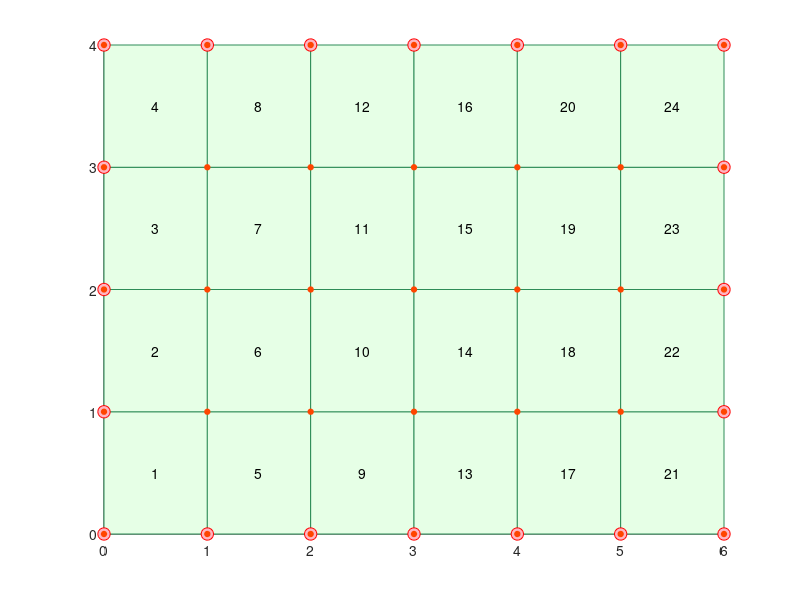

This chart was generated by the following MATLAB code: (Note: this script raises an error after producing the figure.)
%% Finite Element Analysis of Rectangular Slab
% #md
% # Finite Element Analysis of Rectangular Slab
% #endmd
%' ---
% #md
% ## Input data
% #endmd
% #img https://calcpad.eu/media/mechanics/elastic/slab.png
a = 6; b = 4; t = 0.1; q = 10; E = 35000; nu = 0.15;
%' Slab dimensions - @a m, @b m
%' Thickness - @t m
%' Load - @q kN/m²
%' Modulus of elasticity - @E MPa
%' Poisson's ratio - @nu

%% Finite element mesh
% #md
% ## Finite element mesh
% #endmd
n = 16;
%' We will use rectangular finite element with @n DOFs
n_a = 6; n_b = 4;
%' Number of elements along a and b - @n_a, @n_b
n_e = n_a*n_b           %' Total number of elements
n_j = (n_a + 1)*(n_b + 1)   %' Total number of joints
a_1 = a/n_a             %' Element dimensions (m)
b_1 = b/n_b
n_s = 2*(n_a + n_b)     %' Supported joints count

x_j = zeros(n_j, 1); y_j = zeros(n_j, 1);
x = 0; y = 0;
for j = 1:n_j
    x_j(j) = x;
    y_j(j) = y;
    y = y + b_1;
    if y > b + 1e-9
        y = 0;
        x = x + a_1;
    end
end
e_j = zeros(n_e, 4);
for i_a = 1:n_a
    for i_b = 1:n_b
        e = i_b + n_b*(i_a - 1);
        j = e + i_a - 1;
        e_j(e, 1) = j;
        e_j(e, 2) = j + n_b + 1;
        e_j(e, 3) = j + n_b + 2;
        e_j(e, 4) = j + 1;
    end
end
s_j = zeros(n_s, 1);
i_s = 0;
for i = 1:n_a + 1
    i_s = i_s + 1;
    s_j(i_s) = (n_b + 1)*i - n_b;
end
for i = 1:n_a + 1
    i_s = i_s + 1;
    s_j(i_s) = (n_b + 1)*i;
end
for i = 2:n_b
    i_s = i_s + 1;
    s_j(i_s) = i;
end
for i = 2:n_b
    i_s = i_s + 1;
    s_j(i_s) = n_a*(n_b + 1) + i;
end

%' Joint coordinates (m)
x_j'
y_j'
%' Numbers of elements joints
e_j'
%' Supported joints
s_j'

figure; hold on;
for e = 1:n_e
    k = e_j(e, :);
    patch(x_j(k), y_j(k), [0.9 1 0.9], 'EdgeColor', [0.18 0.55 0.34]);
    text(mean(x_j(k)), mean(y_j(k)), num2str(e), 'HorizontalAlignment', 'center');
end
plot(x_j(s_j), y_j(s_j), 'o', 'MarkerFaceColor', [1 0.71 0.76], 'MarkerEdgeColor', 'r', 'MarkerSize', 9);
plot(x_j, y_j, 'o', 'MarkerFaceColor', [1 0.27 0], 'MarkerEdgeColor', [1 0.27 0], 'MarkerSize', 4);
text(x_j + 0.08, y_j + 0.12, (1:n_j)');
axis equal; axis off;

%% Finite element formulation
% #md
% ## Finite element formulation
% **Shape functions**
% #endmd
%' Base functions, first and second derivatives along a dimension of length l (ξ = x/l):
Phi   = @(x, l) [1 - x^2*(3 - 2*x), x*l*(1 - x*(2 - x)), x^2*(3 - 2*x), x^2*l*(-1 + x)]
dPhi  = @(x, l) [-6*(x/l)*(1 - x), 1 - x*(4 - 3*x), 6*(x/l)*(1 - x), -x*(2 - 3*x)]
ddPhi = @(x, l) [-(6/l^2)*(1 - 2*x), -(2/l)*(2 - 3*x), 6/l^2*(1 - 2*x), -(2/l)*(1 - 3*x)]
%' Each of the 16 shape functions is a product N = Φ_ia(ξ)·Φ_ib(η). Per joint: w, θ_x, θ_y, ψ;
%' joints 1 = (0,0), 2 = (1,0), 3 = (1,1), 4 = (0,1). Index of Φ along a (i_a) and along b (i_b):
i_a = [1 2 1 2 3 4 3 4 3 4 3 4 1 2 1 2]
i_b = [1 1 2 2 1 1 2 2 3 3 4 4 3 3 4 4]
N = @(xi, eta) Phi(xi, a_1)(i_a).*Phi(eta, b_1)(i_b);

% #md
% **Constitutive matrix** (stress - strain relationship)
% #endmd
D = E*1000*t^3/(12*(1 - nu^2))*[1, nu, 0; nu, 1, 0; 0, 0, (1 - nu)/2]

% #md
% **Strain-displacement matrix**
% #endmd
%' B = [ Φ″_ia(ξ)·Φ_ib(η) ;  Φ_ia(ξ)·Φ″_ib(η) ;  2·Φ′_ia(ξ)·Φ′_ib(η) ]
B = @(xi, eta) [ddPhi(xi, a_1)(i_a).*Phi(eta, b_1)(i_b); ...
                Phi(xi, a_1)(i_a).*ddPhi(eta, b_1)(i_b); ...
                2*dPhi(xi, a_1)(i_a).*dPhi(eta, b_1)(i_b)];

%' The elements of the stiffness matrix will be calculated by using the equation
%' K_e = a_1·b_1·∫₀¹∫₀¹ B(ξ; η)ᵀ·D·B(ξ; η) dξ dη
%' The integrand is a polynomial of degree ≤ 6 in ξ and in η: Gauss-Legendre with
%' 4 points per direction integrates it exactly.
g_x = ([-0.861136311594053, -0.339981043584856, 0.339981043584856, 0.861136311594053] + 1)/2;
g_w = [0.347854845137454, 0.652145154862546, 0.652145154862546, 0.347854845137454]/2;
K_e = zeros(n, n); F_e = zeros(n, 1);
for i = 1:4
    for k = 1:4
        B_g = B(g_x(i), g_x(k));
        K_e = K_e + a_1*b_1*g_w(i)*g_w(k)*(B_g'*D*B_g);
        F_e = F_e + a_1*b_1*g_w(i)*g_w(k)*q*N(g_x(i), g_x(k))';
    end
end
% #md
% **Element stiffness matrix**
% #endmd
K_e
%' Element load vector (kN)
%' F_e = a_1·b_1·∫₀¹∫₀¹ N(ξ; η)ᵀ·q dξ dη
F_e'

%% Solution
% #md
% ## Solution
% #endmd
k_1 = n/4;
n_g = k_1*n_j;
K = zeros(n_g, n_g); F = zeros(n_g, 1);
for e = 1:n_e
    g = zeros(1, n);
    for i = 1:4
        g(k_1*(i - 1) + (1:k_1)) = k_1*(e_j(e, i) - 1) + (1:k_1);
    end
    K(g, g) = K(g, g) + K_e;
    F(g) = F(g) + F_e;
end
%' Addition of supports (penalty k_s on w, and on the rotation along the edge)
k_s = 1e20;
for i = 1:n_s
    j = k_1*(s_j(i) - 1) + 1;
    K(j, j) = K(j, j) + k_s;
    if y_j(s_j(i)) == 0 || y_j(s_j(i)) == b
        K(j + 1, j + 1) = K(j + 1, j + 1) + k_s;
    end
    if x_j(s_j(i)) == 0 || x_j(s_j(i)) == a
        K(j + 2, j + 2) = K(j + 2, j + 2) + k_s;
    end
end
%' Global stiffness matrix: @n_g × @n_g
%' Global load vector (kN)
F'
%' Solution of the system of equations (mm)
Z = 1000*(K \ F);
Z'

%% Results
% #md
% ## Results
% #endmd
%' Joint displacements (mm)
W_z = zeros(n_a + 1, n_b + 1);
for i = 1:n_a + 1
    for k = 1:n_b + 1
        W_z(i, k) = round(Z(4*((i - 1)*(n_b + 1) + k) - 3)*1000)/1000;
    end
end
W_z'
[X_g, Y_g] = meshgrid(0:a_1:a, 0:b_1:b);
[X_f, Y_f] = meshgrid(linspace(0, a, 61), linspace(0, b, 41));
figure; contourf(X_f, Y_f, interp2(X_g, Y_g, -W_z', X_f, Y_f, 'spline'), 20, 'LineStyle', 'none');
colorbar; colormap(flipud(jet)); axis equal; title('w (mm)');
w_c = W_z(n_a/2 + 1, n_b/2 + 1);
%' w(a/2; b/2) = @w_c mm

%' Bending moments
Z_e = @(e) Z(reshape(k_1*(e_j(e, :) - 1) + (1:k_1)', 1, []))/1000;
M_j = zeros(3, n_j); c_j = zeros(n_j, 1);
for e = 1:n_e
    z = Z_e(e);
    for i = 1:4
        j = e_j(e, i);
        c_j(j) = c_j(j) + 1;
        M_j(:, j) = M_j(:, j) - D*B((x_j(j) - x_j(e_j(e, 1)))/a_1, (y_j(j) - y_j(e_j(e, 1)))/b_1)*z;
    end
end
M_j = M_j./c_j';
M_x = reshape(M_j(1, :), n_b + 1, n_a + 1);
M_y = reshape(M_j(2, :), n_b + 1, n_a + 1);
M_xy = reshape(M_j(3, :), n_b + 1, n_a + 1);

e = (round(n_a/2) - 1)*n_a + round(n_b/2) + 1;
j = e_j(e, 1);
%' Results for element @e and joint @j:
Z_e15 = 1000*Z_e(e)'
M_e = -D*B(0, 0)*Z_e(e)
%' Average bending moments at joints (kNm/m)
M_j

%' Bending moments - M_x (kNm/m)
M_x
figure; contourf(X_f, Y_f, interp2(X_g, Y_g, M_x, X_f, Y_f, 'spline'), 20, 'LineStyle', 'none');
colorbar; colormap(flipud(jet)); axis equal; title('M_x (kNm/m)');
M_x_max = M_x(n_b/2 + 1, n_a/2 + 1);
%' Maximal value - M_x(a/2; b/2) = @M_x_max kNm/m

%' Bending moments - M_y (kNm/m)
M_y
figure; contourf(X_f, Y_f, interp2(X_g, Y_g, M_y, X_f, Y_f, 'spline'), 20, 'LineStyle', 'none');
colorbar; colormap(flipud(jet)); axis equal; title('M_y (kNm/m)');
M_y_max = M_y(n_b/2 + 1, n_a/2 + 1);
%' Maximal value - M_y(a/2; b/2) = @M_y_max kNm/m

%' Bending moments - M_xy (kNm/m)
M_xy
figure; contourf(X_f, Y_f, interp2(X_g, Y_g, M_xy, X_f, Y_f, 'spline'), 20, 'LineStyle', 'none');
colorbar; colormap(flipud(jet)); axis equal; title('M_{xy} (kNm/m)');
M_xy_0 = M_xy(1, 1);
%' Maximal value - M_xy(0; 0) = @M_xy_0 kNm/m
